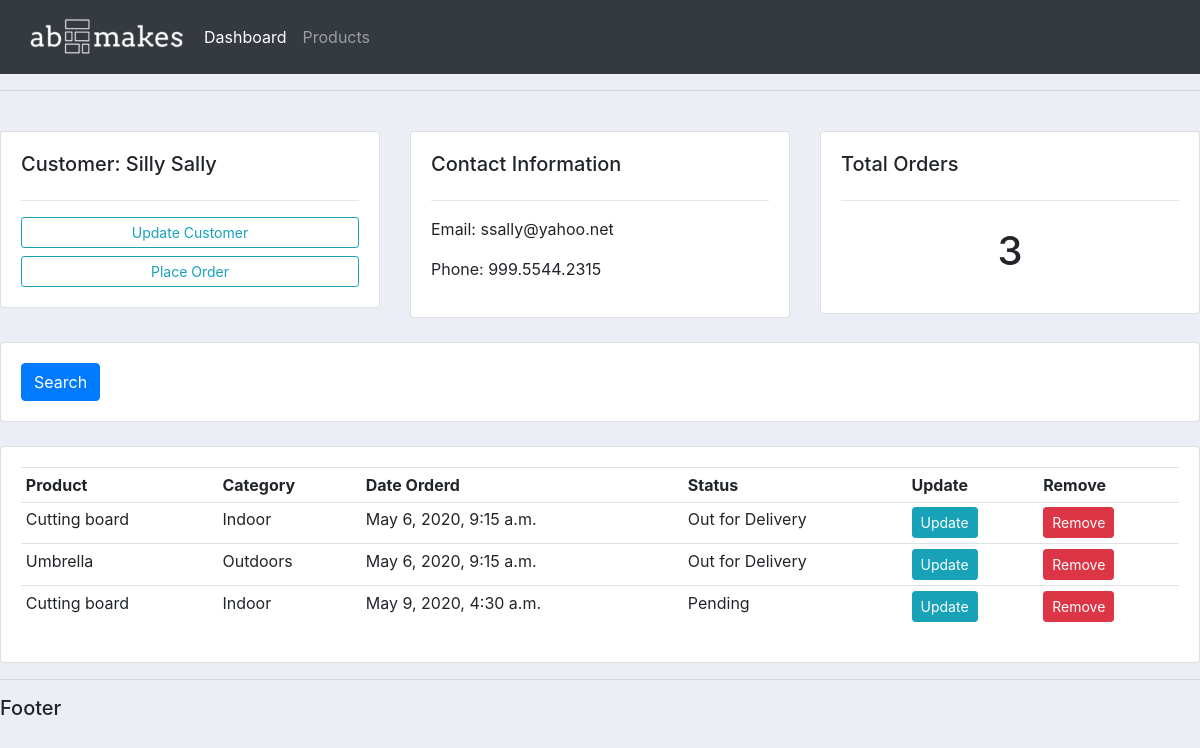
/customer/3/, run on the app's committed database.
### accounts/models.py (models this page shows, shortened)
class Customer(models.Model):
    name = models.CharField(max_length=200, null=True)
    phone = models.CharField(max_length=200, null=True)
    email = models.CharField(max_length=200, null=True)
    date_created = models.DateTimeField(auto_now_add=True, null=True)

class Order(models.Model):
    STATUS = (
        ('Pending', 'Pending'),
        ('Out for Delivery', 'Out for Delivery'),
        ('Delivered', 'Delivered'),
        )
    customer = models.ForeignKey(Customer, null=True, on_delete=models.SET_NULL)
    product = models.ForeignKey(Product, null=True, on_delete=models.SET_NULL)
    date_created = models.DateTimeField(auto_now_add=True, null=True)
    status = models.CharField(max_length=200, null=True, choices=STATUS)

class Product(models.Model):
    CATEGORY = (
        ('Indoor', 'Indoor'),
        ('Outdoors', 'Outdoors')
        )
    name = models.CharField(max_length=200, null=True)
    price = models.FloatField(null=True)
    category = models.CharField(max_length=200, null=True, choices=CATEGORY)
    description = models.CharField(max_length=400, null=True, blank=True)
    date_created = models.DateTimeField(auto_now_add=True, null=True)
    tags = models.ManyToManyField(Tag)
    def __str__(self):
        return self.name

### accounts/views.py (the view)
# urls.py: path('customer/<str:pk>/', views.customer, name="customer"),
def customer(request, pk):
    customerA = Customer.objects.get(id=pk)
    orders = customerA.order_set.all()
    order_count = orders.count()
    context = {'customer':customerA, 'orders':orders, 'order_count':order_count}
    return render(request, "accounts/customer.html", context)

### accounts/templates/accounts/customer.html
{% extends 'accounts/main.html' %}
{% block content %}
<br>
<div class="row">
	<div class="col-md">
		<div class="card card-body">
			<h5>Customer: {{customer.name}}</h5>
			<hr>
			<a class="btn btn-outline-info  btn-sm btn-block" href="">Update Customer</a>
			<a class="btn btn-outline-info  btn-sm btn-block" href="{% url 'create_order' customer.id %}">Place Order</a>
		</div>
	</div>
	<div class="col-md">
		<div class="card card-body">
			<h5>Contact Information</h5>
			<hr>
			<p>Email: {{customer.email}}</p>
			<p>Phone: {{customer.phone}}</p>
		</div>
	</div>
	<div class="col-md">
		<div class="card card-body">
			<h5>Total Orders</h5>
			<hr>
			<h1 style="text-align: center;padding: 10px">{{orders.count}}</h1>
		</div>
	</div>
</div>
<br>
<div class="row">
	<div class="col">
		<div class="card card-body">
			<form method="get">
		    <button class="btn btn-primary" type="submit">Search</button>
		  </form>
		</div>
	</div>
</div>
<br>
<div class="row">
	<div class="col-md">
		<div class="card card-body">
			<table class="table table-sm">
				<tr>
					<th>Product</th>
					<th>Category</th>
					<th>Date Orderd</th>
					<th>Status</th>
					<th>Update</th>
					<th>Remove</th>
				</tr>
				{% for order in orders %}
				<tr>
					<td>{{order.product}}</td>
					<td>{{order.product.category}}</td>
					<td>{{order.date_created}}</td>
					<td>{{order.status}}</td>
					<td><a class="btn btn-sm btn-info" href="{% url 'update_order' order.id %}">Update</a></td>
					<td><a class="btn btn-sm btn-danger" href="{% url 'delete_order' order.id %}">Remove</a></td>
				</tr>
				{% endfor %}
			</table>
		</div>
	</div>
</div>
{% endblock %}

### static/css/main.css (style rules this page uses)
body { background-color: #ebeff5; }

### data on the page
Customer: name "Silly Sally", email "ssally@yahoo.net", phone "999.5544.2315"
Order: product "Cutting board", product.category "Indoor", date_created "May 6, 2020, 9:15 a.m.", status "Out for Delivery"
Order: product "Umbrella", product.category "Outdoors", date_created "May 6, 2020, 9:15 a.m.", status "Out for Delivery"
Order: product "Cutting board", product.category "Indoor", date_created "May 9, 2020, 4:30 a.m.", status "Pending"

### other printed values
{{ orders.count }} "3"
